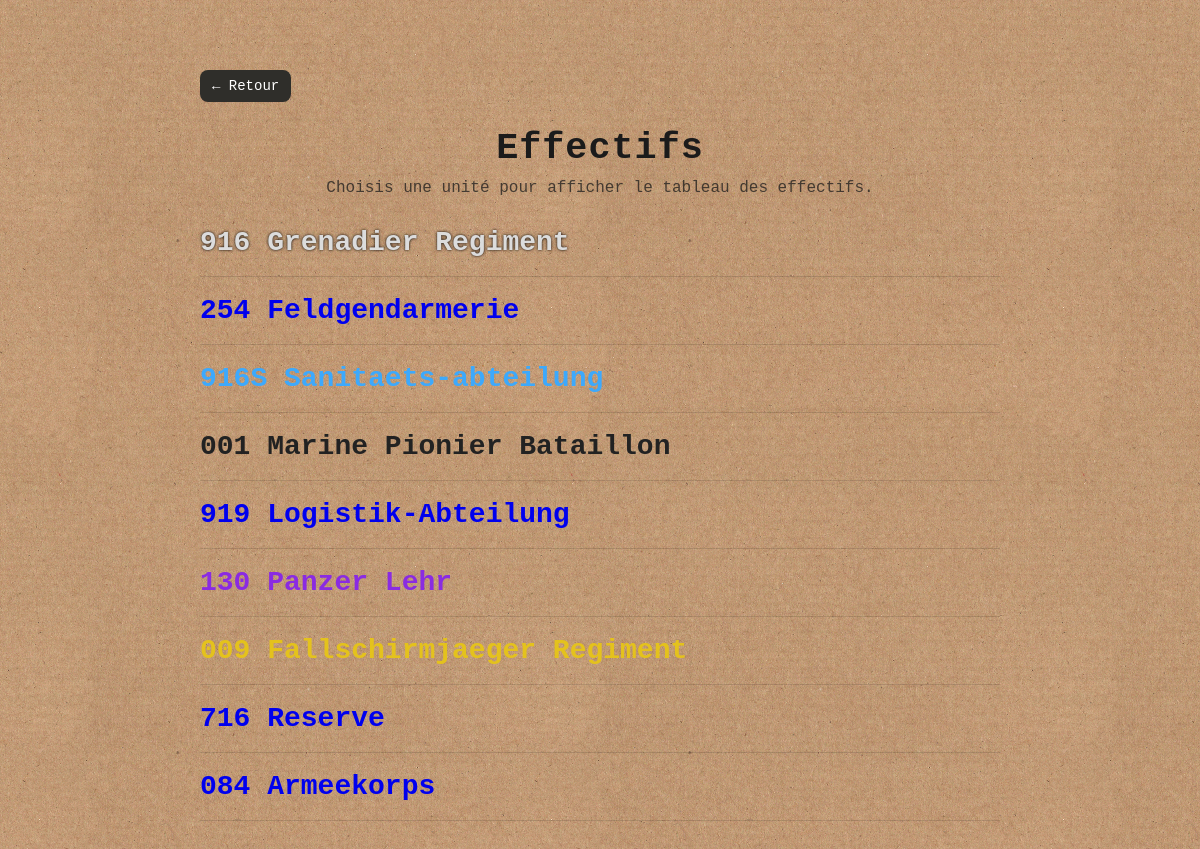
The app's page /legacy/effectifs.php with its own data.
### tables this page shows
CREATE TABLE `unites` (
  `id` int NOT NULL AUTO_INCREMENT,
  `code` varchar(20) NOT NULL,
  `nom` varchar(255) NOT NULL,
  `couleur` varchar(20) DEFAULT '#dcdcdc',
  `created_at` timestamp NULL DEFAULT CURRENT_TIMESTAMP,
  PRIMARY KEY (`id`)
);

### legacy/effectifs.php (the view, shortened to what this page needs)
<?php
require_once __DIR__.'/includes/db.php';
$units = $pdo->query("SELECT id, code, nom FROM unites ORDER BY id")->fetchAll(PDO::FETCH_ASSOC);
?>
<!doctype html>
<html lang="fr">
<head>
</head>
<body>
  <div class="wrap">
    <a href="dashboard.php" class="back">← Retour</a>
    <h1>Effectifs</h1>
    <div class="subtitle">Choisis une unité pour afficher le tableau des effectifs.</div>
    <div class="list">
      <?php
      foreach ($units as $u):
        $code = strtoupper(trim($u['code']));
        $class = 'c-'.preg_replace('/[^A-Z0-9]/','',$code);
        $nomAffiche = trim(preg_replace('/^(\d+)\s+\1[.\s]*/', '$1. ', ($u['code'].' '.$u['nom'])));
      ?>
        <a class="unit <?=$class?>" href="/Archives7e/effectifs_list.php?unite_id=<?= (int)$u['id'] ?>">
          <?= htmlspecialchars($nomAffiche, ENT_QUOTES, 'UTF-8') ?>
        </a>
        <div class="sep"></div>
      <?php endforeach; ?>
    </div>
  </div>
</body>
</html>

### legacy/effectifs.php (style rules this page uses)
:root { --paper:url('/Archives7e/assets/img/paper.jpg'); --ink:#1b1b1b; }
html,body { height:100%;margin:0;padding:0 }
body { background:var(--paper) repeat center/512px; font-family:"IBM Plex Mono", ui-monospace, SFMono-Regular, Menlo, Consolas, monospace; color:var(--ink); }
.wrap { max-width:800px; margin:70px auto; padding:0 20px; }
h1 { text-align:center; font-weight:900; font-size:2.3em; letter-spacing:1px; margin:0; }
.subtitle { text-align:center; margin:10px 0 30px; opacity:0.75; }
a.back { display:inline-block; background:#2f2e2a; color:#fff; border-radius:8px; padding:8px 12px; text-decoration:none; font-size:14px; margin-bottom:25px; }
.list { display:flex; flex-direction:column; gap:18px; }
.unit { font-size:28px; font-weight:800; text-decoration:none; display:inline-block; width:max-content; transition:transform .1s ease-in-out; }
.sep { height:1px;background:rgba(0,0,0,.12);width:100%; }
.c-916 { color:#dcdcdc; text-shadow:0 0 3px #000; }
.c-916S { color:#3da9fc; }
.c-001 { color:#222; }
.c-130 { color:#8a2be2; }
.c-009 { color:#e4c21c; }

### records on screen
unites: nomAffiche "916 Grenadier Regiment"
unites: nomAffiche "254 Feldgendarmerie"
unites: nomAffiche "916S Sanitaets-abteilung"
unites: nomAffiche "001 Marine Pionier Bataillon"
unites: nomAffiche "919 Logistik-Abteilung"
unites: nomAffiche "130 Panzer Lehr"
unites: nomAffiche "009 Fallschirmjaeger Regiment"
unites: nomAffiche "716 Reserve"
unites: nomAffiche "084 Armeekorps"
